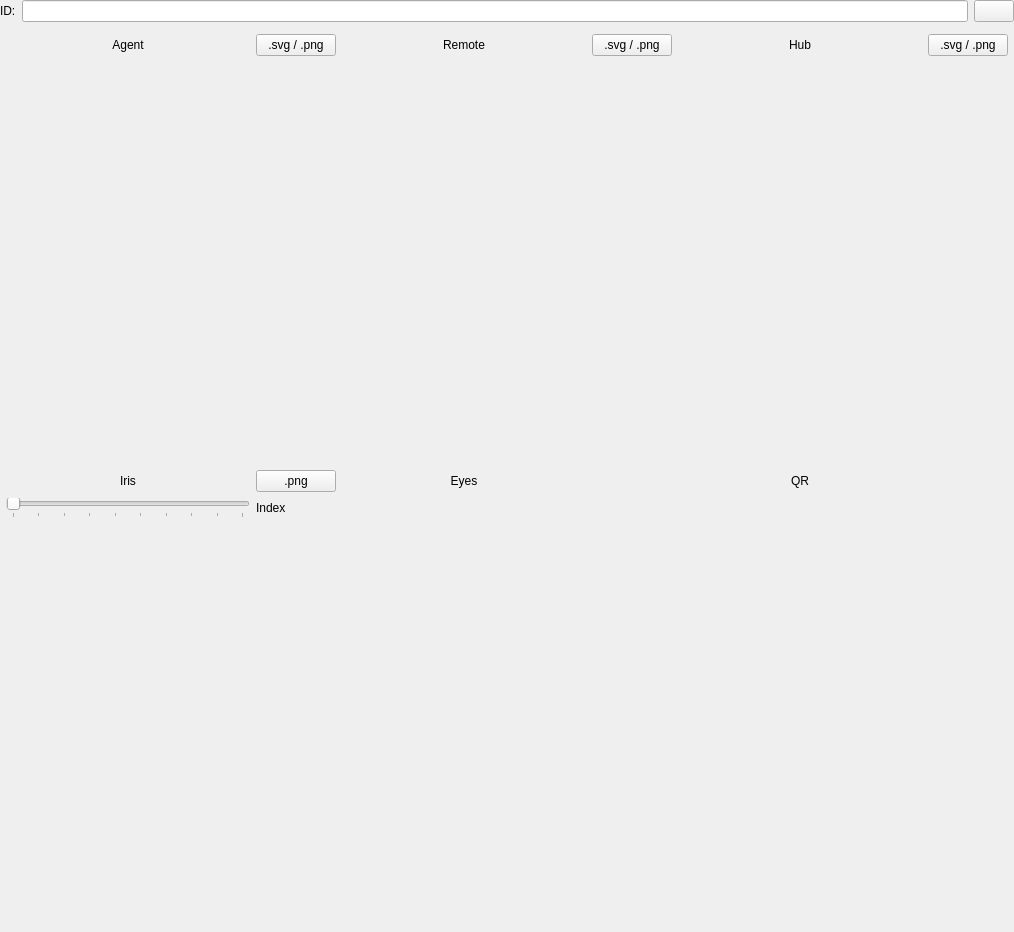
<?xml version="1.0" encoding="UTF-8"?>
<ui version="4.0">
 <class>IdentityAssetEditor</class>
 <widget class="QWidget" name="IdentityAssetEditor">
  <property name="geometry">
   <rect>
    <x>0</x>
    <y>0</y>
    <width>1014</width>
    <height>932</height>
   </rect>
  </property>
  <property name="windowTitle">
   <string>Form</string>
  </property>
  <layout class="QVBoxLayout" name="verticalLayout">
   <property name="leftMargin">
    <number>0</number>
   </property>
   <property name="topMargin">
    <number>0</number>
   </property>
   <property name="rightMargin">
    <number>0</number>
   </property>
   <property name="bottomMargin">
    <number>0</number>
   </property>
   <item>
    <layout class="QHBoxLayout" name="horizontalLayout_8">
     <item>
      <widget class="QLabel" name="labelIdenticonID">
       <property name="text">
        <string>ID:</string>
       </property>
      </widget>
     </item>
     <item>
      <widget class="QLineEdit" name="lineEditIdenticonID"/>
     </item>
     <item>
      <widget class="QPushButton" name="pushButtonRandomIdenticonID">
       <property name="text">
        <string/>
       </property>
       <property name="icon">
        <iconset resource="../../libres/resources/icons.qrc">
         <normaloff>:/icons/pairing/roll_dice.svg</normaloff>:/icons/pairing/roll_dice.svg</iconset>
       </property>
      </widget>
     </item>
    </layout>
   </item>
   <item>
    <layout class="QGridLayout" name="gridLayout_9">
     <property name="leftMargin">
      <number>6</number>
     </property>
     <property name="topMargin">
      <number>6</number>
     </property>
     <property name="rightMargin">
      <number>6</number>
     </property>
     <property name="bottomMargin">
      <number>6</number>
     </property>
     <item row="4" column="5" rowspan="2" colspan="2">
      <widget class="QRWidget" name="widgetQR_2" native="true">
       <property name="sizePolicy">
        <sizepolicy hsizetype="Expanding" vsizetype="Expanding">
         <horstretch>0</horstretch>
         <verstretch>0</verstretch>
        </sizepolicy>
       </property>
      </widget>
     </item>
     <item row="0" column="4">
      <widget class="QPushButton" name="pushButtonSaveIdenticonRemote">
       <property name="text">
        <string>.svg / .png</string>
       </property>
       <property name="icon">
        <iconset resource="../../libres/resources/icons.qrc">
         <normaloff>:/icons/app/save.svg</normaloff>:/icons/app/save.svg</iconset>
       </property>
      </widget>
     </item>
     <item row="3" column="5">
      <widget class="QLabel" name="label_12">
       <property name="text">
        <string>QR</string>
       </property>
       <property name="alignment">
        <set>Qt::AlignmentFlag::AlignCenter</set>
       </property>
      </widget>
     </item>
     <item row="3" column="2">
      <widget class="QPushButton" name="pushButtonSaveIdenticonIris">
       <property name="text">
        <string>.png</string>
       </property>
       <property name="icon">
        <iconset resource="../../libres/resources/icons.qrc">
         <normaloff>:/icons/app/save.svg</normaloff>:/icons/app/save.svg</iconset>
       </property>
      </widget>
     </item>
     <item row="0" column="1">
      <widget class="QLabel" name="label_5">
       <property name="sizePolicy">
        <sizepolicy hsizetype="Expanding" vsizetype="Preferred">
         <horstretch>0</horstretch>
         <verstretch>0</verstretch>
        </sizepolicy>
       </property>
       <property name="text">
        <string>Agent</string>
       </property>
       <property name="alignment">
        <set>Qt::AlignmentFlag::AlignCenter</set>
       </property>
      </widget>
     </item>
     <item row="0" column="3">
      <widget class="QLabel" name="label_6">
       <property name="sizePolicy">
        <sizepolicy hsizetype="Expanding" vsizetype="Preferred">
         <horstretch>0</horstretch>
         <verstretch>0</verstretch>
        </sizepolicy>
       </property>
       <property name="text">
        <string>Remote</string>
       </property>
       <property name="alignment">
        <set>Qt::AlignmentFlag::AlignCenter</set>
       </property>
      </widget>
     </item>
     <item row="1" column="1" colspan="2">
      <widget class="IdenticonWidget" name="widgetIdenticonAgent" native="true">
       <property name="sizePolicy">
        <sizepolicy hsizetype="Expanding" vsizetype="Expanding">
         <horstretch>0</horstretch>
         <verstretch>0</verstretch>
        </sizepolicy>
       </property>
      </widget>
     </item>
     <item row="4" column="2">
      <widget class="QLabel" name="label_13">
       <property name="text">
        <string>Index</string>
       </property>
      </widget>
     </item>
     <item row="0" column="6">
      <widget class="QPushButton" name="pushButtonSaveIdenticonHub">
       <property name="text">
        <string>.svg / .png</string>
       </property>
       <property name="icon">
        <iconset resource="../../libres/resources/icons.qrc">
         <normaloff>:/icons/app/save.svg</normaloff>:/icons/app/save.svg</iconset>
       </property>
      </widget>
     </item>
     <item row="4" column="3" rowspan="2" colspan="2">
      <widget class="EyesWidget" name="widgetEyes" native="true"/>
     </item>
     <item row="0" column="2">
      <widget class="QPushButton" name="pushButtonSaveIdenticonAgent">
       <property name="text">
        <string>.svg / .png</string>
       </property>
       <property name="icon">
        <iconset resource="../../libres/resources/icons.qrc">
         <normaloff>:/icons/app/save.svg</normaloff>:/icons/app/save.svg</iconset>
       </property>
      </widget>
     </item>
     <item row="5" column="1" colspan="2">
      <widget class="IrisWidget" name="widgetIris" native="true">
       <property name="sizePolicy">
        <sizepolicy hsizetype="Expanding" vsizetype="Expanding">
         <horstretch>0</horstretch>
         <verstretch>0</verstretch>
        </sizepolicy>
       </property>
       <property name="minimumSize">
        <size>
         <width>0</width>
         <height>0</height>
        </size>
       </property>
      </widget>
     </item>
     <item row="3" column="1">
      <widget class="QLabel" name="label_10">
       <property name="sizePolicy">
        <sizepolicy hsizetype="Expanding" vsizetype="Preferred">
         <horstretch>0</horstretch>
         <verstretch>0</verstretch>
        </sizepolicy>
       </property>
       <property name="text">
        <string>Iris</string>
       </property>
       <property name="alignment">
        <set>Qt::AlignmentFlag::AlignCenter</set>
       </property>
      </widget>
     </item>
     <item row="4" column="1">
      <widget class="QSlider" name="horizontalSliderIrisIndex">
       <property name="minimum">
        <number>0</number>
       </property>
       <property name="maximum">
        <number>9</number>
       </property>
       <property name="pageStep">
        <number>2</number>
       </property>
       <property name="value">
        <number>0</number>
       </property>
       <property name="orientation">
        <enum>Qt::Orientation::Horizontal</enum>
       </property>
       <property name="tickPosition">
        <enum>QSlider::TickPosition::TicksBelow</enum>
       </property>
       <property name="tickInterval">
        <number>1</number>
       </property>
      </widget>
     </item>
     <item row="0" column="5">
      <widget class="QLabel" name="label_7">
       <property name="sizePolicy">
        <sizepolicy hsizetype="Expanding" vsizetype="Preferred">
         <horstretch>0</horstretch>
         <verstretch>0</verstretch>
        </sizepolicy>
       </property>
       <property name="text">
        <string>Hub</string>
       </property>
       <property name="alignment">
        <set>Qt::AlignmentFlag::AlignCenter</set>
       </property>
      </widget>
     </item>
     <item row="1" column="5" colspan="2">
      <widget class="IdenticonWidget" name="widgetIdenticonHub" native="true">
       <property name="sizePolicy">
        <sizepolicy hsizetype="Expanding" vsizetype="Expanding">
         <horstretch>0</horstretch>
         <verstretch>0</verstretch>
        </sizepolicy>
       </property>
      </widget>
     </item>
     <item row="3" column="3">
      <widget class="QLabel" name="label_11">
       <property name="text">
        <string>Eyes</string>
       </property>
       <property name="alignment">
        <set>Qt::AlignmentFlag::AlignCenter</set>
       </property>
      </widget>
     </item>
     <item row="1" column="3" colspan="2">
      <widget class="IdenticonWidget" name="widgetIdenticonRemote" native="true">
       <property name="sizePolicy">
        <sizepolicy hsizetype="Expanding" vsizetype="Expanding">
         <horstretch>0</horstretch>
         <verstretch>0</verstretch>
        </sizepolicy>
       </property>
      </widget>
     </item>
    </layout>
   </item>
  </layout>
 </widget>
 <customwidgets>
  <customwidget>
   <class>IdenticonWidget</class>
   <extends>QWidget</extends>
   <header location="global">identity/IdenticonWidget.hpp</header>
   <container>1</container>
  </customwidget>
  <customwidget>
   <class>QRWidget</class>
   <extends>QWidget</extends>
   <header location="global">qr/QRWidget.hpp</header>
   <container>1</container>
  </customwidget>
  <customwidget>
   <class>EyesWidget</class>
   <extends>QWidget</extends>
   <header location="global">expression/EyesWidget.hpp</header>
   <container>1</container>
  </customwidget>
  <customwidget>
   <class>IrisWidget</class>
   <extends>QWidget</extends>
   <header location="global">identity/IrisWidget.hpp</header>
   <container>1</container>
  </customwidget>
 </customwidgets>
 <resources>
  <include location="../../libres/resources/icons.qrc"/>
 </resources>
 <connections/>
</ui>
